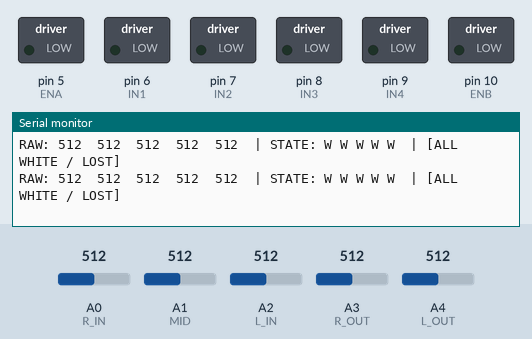
Bench run of a sketch on a simulated Arduino Uno, built with avr-gcc and run on an emulated ATmega328P. Parts: switched loads named in the sketch (green lamp = pin HIGH), the last lines printed to the serial monitor. Inputs (shaded band) come from the test bench; at power-on: A0 (R_IN) = 512, A1 (MID) = 512, A2 (L_IN) = 512, A3 (R_OUT) = 512, A4 (L_OUT) = 512.

Above: at 1.4 s.
1.5 s: A0 (R_IN) set to 589
At 1.75 s:
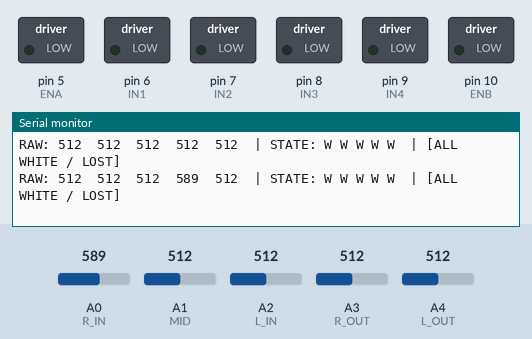
3.0 s: A0 (R_IN) set to 611
At 3.27 s:
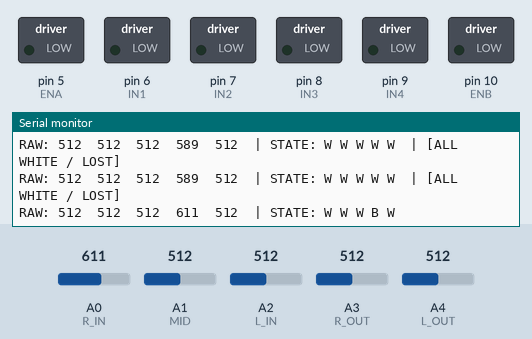
5.0 s: A1 (MID) set to 592
At 5.03 s:
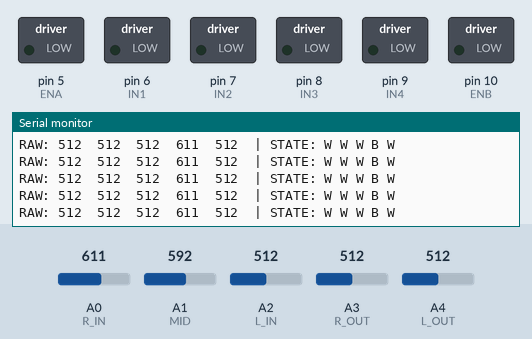
6.5 s: A1 (MID) set to 613
At 6.79 s:
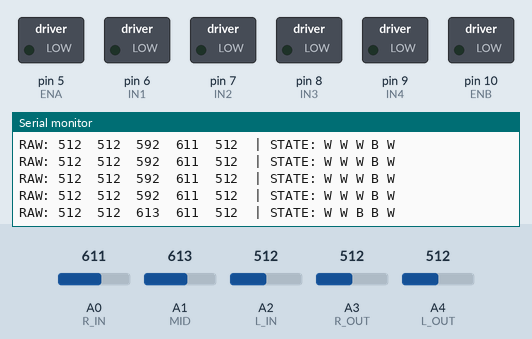
8.6 s: A2 (L_IN) set to 585
At 8.8 s:
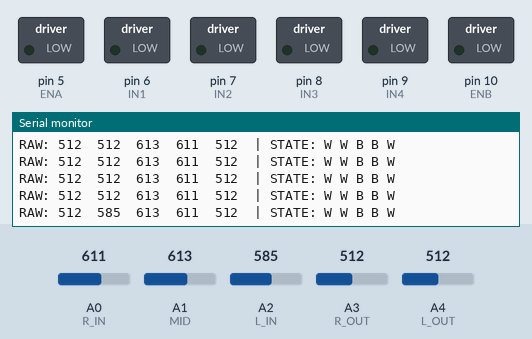
10.1 s: A2 (L_IN) set to 614
At 10.32 s:
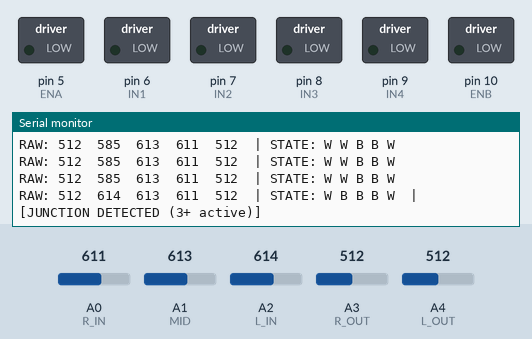

The sketch:

debug_sensors.ino
```cpp
// Motor Pins
#define ENA 5
#define IN1 6
#define IN2 7
#define IN3 8
#define IN4 9
#define ENB 10

// Sensor Pins
#define L_OUT A4
#define L_IN  A2
#define MID   A1
#define R_IN  A0
#define R_OUT A3

// Threshold to test
#define THRESH 600

void setup() {
  Serial.begin(9600);

  pinMode(ENA, OUTPUT);
  pinMode(IN1, OUTPUT);
  pinMode(IN2, OUTPUT);
  pinMode(IN3, OUTPUT);
  pinMode(IN4, OUTPUT);
  pinMode(ENB, OUTPUT);

  // Keep motors off during sensor calibration
  analogWrite(ENA, 0);
  analogWrite(ENB, 0);

  Serial.println("=========================================");
  Serial.println("       Arduino Sensor Debugger           ");
  Serial.println("=========================================");
  Serial.println("Place the robot on different parts of the");
  Serial.println("track to observe the analog values.");
  Serial.println("Format: [L_OUT] [L_IN] [MID] [R_IN] [R_OUT]");
  Serial.println("-----------------------------------------");
}

void loop() {
  int lo_val = analogRead(L_OUT);
  int li_val = analogRead(L_IN);
  int mid_val = analogRead(MID);
  int ri_val = analogRead(R_IN);
  int ro_val = analogRead(R_OUT);

  bool LO = lo_val > THRESH;
  bool LI = li_val > THRESH;
  bool M  = mid_val > THRESH;
  bool RI = ri_val > THRESH;
  bool RO = ro_val > THRESH;

  // Print Raw Analog Values
  Serial.print("RAW: ");
  Serial.print(lo_val); Serial.print("\t");
  Serial.print(li_val); Serial.print("\t");
  Serial.print(mid_val); Serial.print("\t");
  Serial.print(ri_val); Serial.print("\t");
  Serial.print(ro_val); Serial.print("\t| ");

  // Print Boolean States (B = Black, W = White)
  Serial.print("STATE: ");
  Serial.print(LO ? "B " : "W ");
  Serial.print(LI ? "B " : "W ");
  Serial.print(M  ? "B " : "W ");
  Serial.print(RI ? "B " : "W ");
  Serial.print(RO ? "B " : "W ");

  // Check if current state triggers a junction in standard logic
  bool isJunction = (LO && RO) || (LO && LI && RI) || (RO && RI && LI);
  int activeSensors = (LO?1:0) + (LI?1:0) + (M?1:0) + (RI?1:0) + (RO?1:0);

  if (isJunction) {
    Serial.print(" | [JUNCTION DETECTED (Std)]");
  }
  if (activeSensors >= 3) {
    Serial.print(" | [JUNCTION DETECTED (3+ active)]");
  }
  if (!LO && !LI && !M && !RI && !RO) {
    Serial.print(" | [ALL WHITE / LOST]");
  }

  Serial.println();
  delay(250); // Read 4 times a second
}
```

Measured:
- the behaviour switches between 600 and 601 on A0 (R_IN) (found by bisection; images 1 and 2)
- the behaviour switches between 600 and 601 on A1 (MID) (found by bisection; images 3 and 4)
- the behaviour switches between 600 and 601 on A2 (L_IN) (found by bisection; images 5 and 6)
- after the input at 1.5 s, the serial monitor: prints a new line after 0.07 s (image 1)
- after the input at 3.0 s, the serial monitor: prints a new line after 0.09 s (image 2)
- after the input at 6.5 s, the serial monitor: prints a new line after 0.11 s (image 4)
- after the input at 8.6 s, the serial monitor: prints a new line at once (image 5)
- after the input at 10.1 s, the serial monitor: prints a new line at once (image 6)
